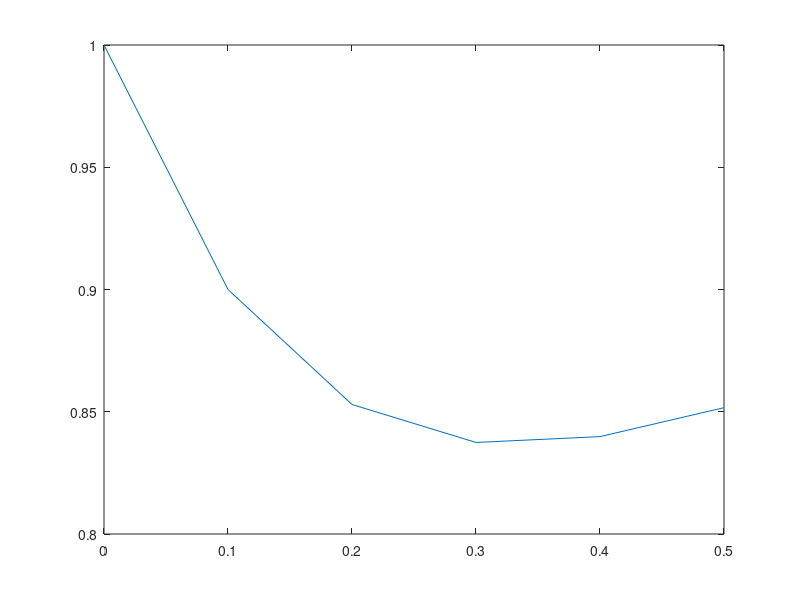

This figure's MATLAB source:
%% Alumnos
%% Beverly Urias
%% José Andrés Ceballos Vadillo
f=@(t,y)[-2*y+2-e^(-4*t)];
delta=0.1;
buscado = 0.5;
x = [0:delta:buscado];
y(1)=1;
for i=1:length(x)-1
    y(i+1)=y(i)+delta*f(x(i),y(i));
endfor
disp(x);
disp(y);
plot(x,y);
